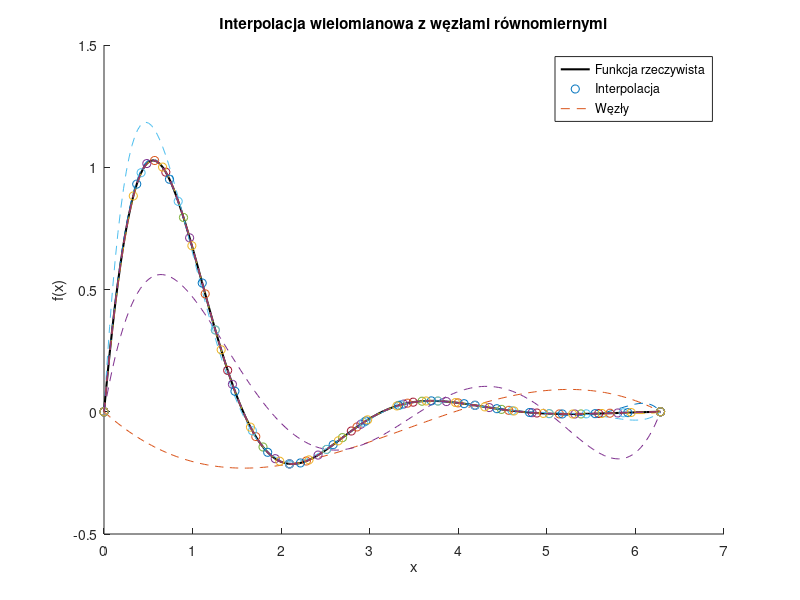
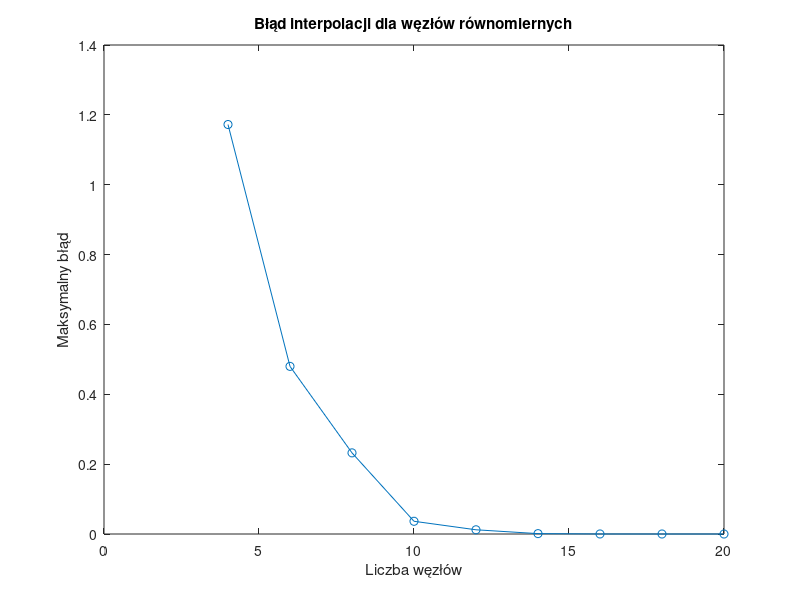

Reproduce these figures in MATLAB, in order.
% Zadanie 1
clc; clear; close all;

% Definicja funkcji
f1 = @(x) 2 * exp(-x) .* sin(2 * x);

% Parametry
a = 0;
b = 2 * pi;
N_values = 4:2:20; % Liczba węzłów od 4 do 20
x_plot = linspace(a, b, 200); % 200 punktów do oceny błędu

% Przygotowanie wykresów
figure;
hold on;
plot(x_plot, f1(x_plot), 'k', 'LineWidth', 1.5); % Funkcja rzeczywista

errors = zeros(size(N_values));

for k = 1:length(N_values)
    N = N_values(k);
    
    % Równomierne węzły
    x_nodes = linspace(a, b, N);
    y_nodes = f1(x_nodes);
    
    % Interpolacja
    p = polyfit(x_nodes, y_nodes, N-1);
    y_interp = polyval(p, x_plot);
    
    % Obliczenie błędu
    errors(k) = max(abs(f1(x_plot) - y_interp));
    
    % Wykres
    plot(x_nodes, y_nodes, 'o');
    plot(x_plot, y_interp, '--');
end

xlabel('x');
ylabel('f(x)');
title('Interpolacja wielomianowa z węzłami równomiernymi');
legend('Funkcja rzeczywista', 'Interpolacja', 'Węzły');

% Błąd interpolacji
figure;
plot(N_values, errors, '-o');
xlabel('Liczba węzłów');
ylabel('Maksymalny błąd');
title('Błąd interpolacji dla węzłów równomiernych');
